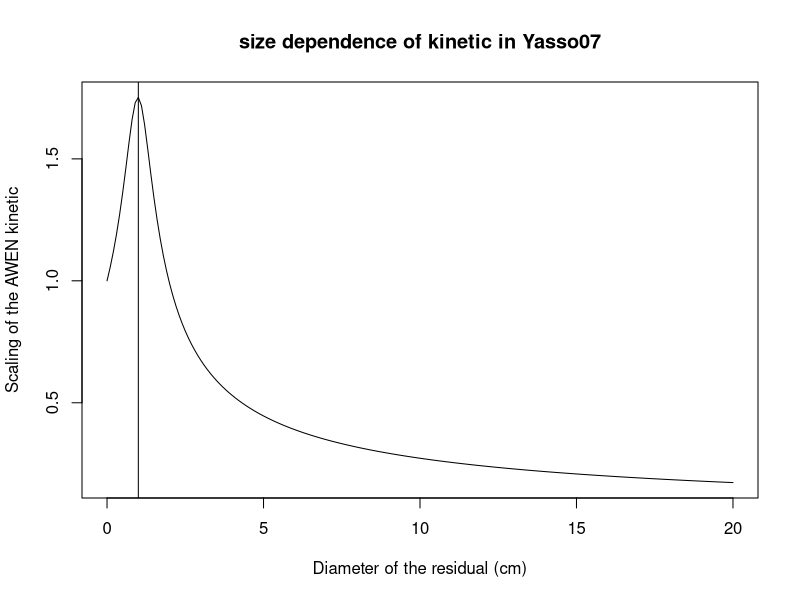
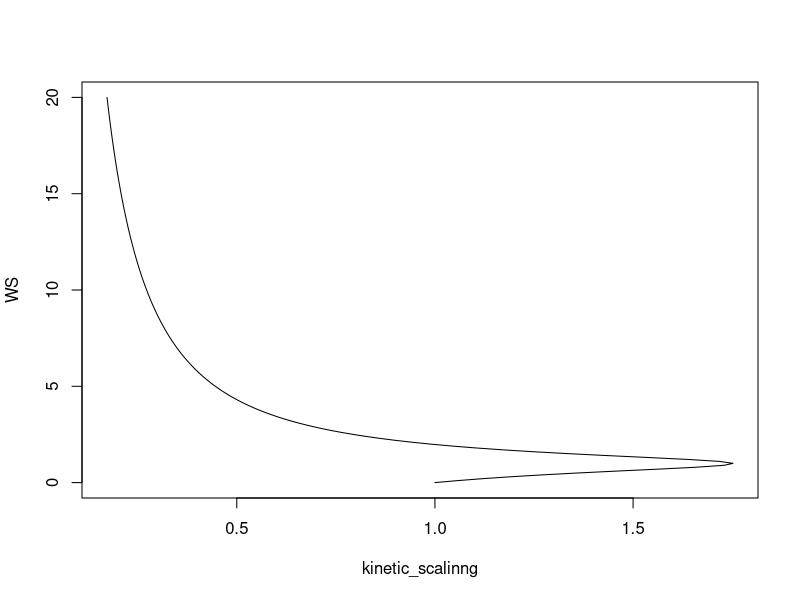

Write R code to recreate these figures, in order.


ksY=c(kA = 0.73, kW = 5.8, kE = 0.29, kN = 0.031, kH = 0.0017)
delta1 = -1.7
delta2 = 0.86
r =  -0.306
WS=seq(from=0, to=20, by=0.1)
kinetic_scalinng = c((1+delta1*WS+delta2*(WS^2))^(r))

plot(WS, kinetic_scalinng, type="l", xlab="Diameter of the residual (cm)", ylab="Scaling of the AWEN kinetic", main="size dependence of kinetic in Yasso07")
abline(v=WS[which.max(kinetic_scalinng)])


plot(kinetic_scalinng, WS, type="l")
